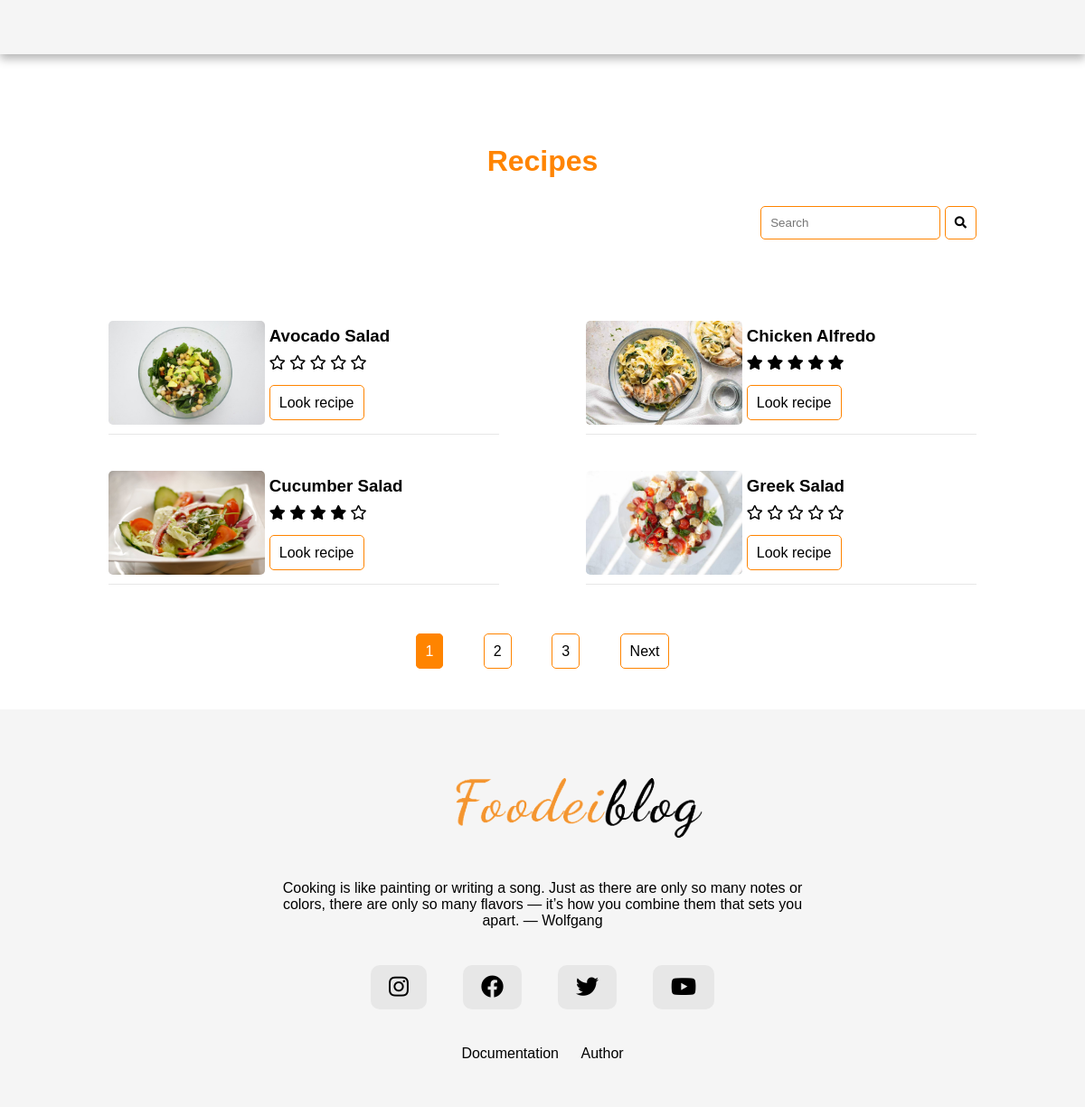
Page /recipes.php on the committed database.
### tables this page shows
CREATE TABLE `postovi` (
  `idPosta` int(255) NOT NULL,
  `naslov` varchar(100) NOT NULL,
  `tekst` text NOT NULL,
  `datum` timestamp NOT NULL DEFAULT current_timestamp(),
  `idKategorije` int(255) NOT NULL,
  `slikasrc` varchar(255) NOT NULL,
  `pocetniTekst` text NOT NULL
);

### recipes.php (called while the page is built)
<?php
    require_once "view/fixed/head.php";
    require_once "view/fixed/header.php";
    require_once "view/pages/recipes.php";
    require_once "view/fixed/footer.php";
?>

### model/dohvatiRecepte.php (called while the page is built, shortened)
<?php
    require_once "konekcija.php";
    $poruka="";
    if(isset($_GET['category'])){
        $idKategorije=$_GET['category'];
        $nazivKat="SELECT * FROM kategorije WHERE idKategorije=:id";
        $priprema3=$konekcija->prepare($nazivKat);
        $priprema3->bindParam(":id",$idKategorije);
        try{
            $priprema3->execute();
            if($priprema3->rowCount()==0){
                $poruka="There is no match";
            }
            $kategorija=$priprema3->fetch();
            $naslov=$kategorija['naziv'];
        }
        catch(PDOException $e){
            $code=500;
            $poruka="Server error";
        }
        $dohvatiSve="SELECT * FROM postovi WHERE idKategorije=:id";
        if(isset($_GET['search'])){
            $search=$_GET['search'];
            $dohvatiSve.=" AND naslov LIKE '%$search%'";
        }
        $priprema2=$konekcija->prepare($dohvatiSve);
        $priprema2->bindParam(":id",$idKategorije);
    }
    else{
        $dohvatiSve="SELECT * FROM postovi";
    }
    try{
        if(isset($_GET['category'])){
            $priprema2->execute();
            if($priprema2->rowCount()==0){
                $poruka="There is no match";
            }
            $rez=$priprema2->fetchAll();
            $ukupno=$priprema2->rowCount();
        }
        else{
            $svi=$konekcija->query($dohvatiSve);
            $ukupno=$svi->rowCount();
            $naslov="Recipes";
        }
        $offset=0;
        $limit=4;
        $brojStrana=ceil($ukupno/$limit);
        $upit="SELECT p.*,ROUND(AVG(o.ocena)) AS ocena FROM postovi p LEFT JOIN ocena o on p.idPosta=o.idPosta ";
        $upit.=" GROUP BY p.naslov LIMIT :limitVrednost OFFSET :offsetVrednost";
        $priprema=$konekcija->prepare($upit);
        $priprema->bindParam(":limitVrednost",$limit,PDO::PARAM_INT);
        $priprema->bindParam(":offsetVrednost",$offset,PDO::PARAM_INT);
        try{
            $priprema->execute();
            $data=$priprema->fetchAll();
        }
        catch(PDOException $e){
            $code=500;
            $poruka=$e;
        }
    }
    catch(PDOException $e){
        $poruka=$e;
        $code=500;
    }
?>

### view/pages/recipes.php (the view, shortened to what this page needs)
<?php
    include "model/dohvatiRecepte.php";
?>
<main>
    <div class="naslov naslovPadding">
        <h1><?=$naslov?></h1>
    </div>
    <div id="drzacSearch">
        <form action="<?php
        $url=$_SERVER['PHP_SELF'];
        echo $url;
        ?>" method="get">
            <input type="text" name="search" placeholder="Search"
            <?php
            if(isset($_GET['search'])):
            ?>
               value="<?=$_GET['search']?>"
            <?php
                endif;
            ?>
            >
            <button type="submit" id="btnSearch"><i class="fas fa-search"></i></button>
        </form>
    </div>
    <div id="recepti">
    <?php
        if($poruka):
    ?>
        <h2><?=$poruka?></h2>
    <?php
        else:
        foreach($data as $d):
    ?>
        <div class='recept'>
            <div class="slikaRecept"><img src="assets/images/<?=$d['slikasrc']?>" alt="<?=$d['naslov']?>"/></div>
            <div class='tekst'>
                <h3><?=$d['naslov']?></h3>
                <div class='zvezdice'>
            <?php
                $ocena=$d['ocena'];
                for($i=0;$i<5;$i++):
                    if($i<$ocena):
                ?>
                    <i class="fas fa-star"></i>
                <?php
                    else:
                ?>
                    <i class="far fa-star"></i>
                <?php
                    endif;
                endfor;
            ?>
                </div>
            <a class="receptLink" href="recipe.php?id=<?=$d['idPosta']?>" data-id=<?=$d['idPosta']?>>Look recipe</a>
            </div>
        </div>
    <?php
        endforeach;
    endif;
    ?>
    <?php
        if(!$poruka):
    ?>
    <div id="stranicenje">
    <?php
        if(isset($_GET['page'])){
            $trenutna=$_GET['page'];
        }
        else{
            $trenutna=1;
        }
        $sledeca=$trenutna+1;
        $prethodna=$trenutna-1;
        if($trenutna==$brojStrana && $brojStrana!=1):
    ?>
        <a href="<?php
        $dodatak="";
        if(isset($_GET['category'])){
            $dodatak.='&category='.$_GET['category'];
        }
        if(isset($_GET['search'])){
            $dodatak.='&search='.$_GET['search'];
        }
        echo $_SERVER['PHP_SELF']."?page=".$prethodna.$dodatak;
        ?>">Previous</a>
        <?php
            $br=0;
            for($i=0;$i<$brojStrana;$i++):
                $br=$i+1
        ?>
            <a href="<?php
            $dodatak="";
            if(isset($_GET['category'])){
                $dodatak.='&category='.$_GET['category'];
            }
            if(isset($_GET['search'])){
                $dodatak.='&search='.$_GET['search'];
            }
            echo $_SERVER['PHP_SELF']."?page=".$br.$dodatak;
            ?>"
            <?php
                if($br==$trenutna){
                    echo "class='trenutna'";
                }
            ?>
            ><?=$i+1?></a>
        <?php
            endfor;
        ?>
    <?php
        elseif($trenutna==1 && $brojStrana!=1):
    ?>
        <?php
            for($i=0;$i<$brojStrana;$i++):
                $br=$i+1
        ?>
            <a href="<?php
                $dodatak="";
                echo $_SERVER['PHP_SELF']."?page=".$br.$dodatak;
            ?>"
            <?php
                if($br==$trenutna){
                    echo "class='trenutna'";
                }
            ?>
            ><?=$i+1?></a>
        <?php
            endfor;
        ?>
        <a href="<?php
        $dodatak="";
        echo $_SERVER['PHP_SELF']."?page=".$sledeca.$dodatak;
        ?>">Next</a>
    <?php
        endif;
    ?>
    </div>
    <?php
        endif;
    ?>
</main>

### assets/css/style.css (style rules this page uses)
* { margin: 0px; padding: 0px; box-sizing: border-box; }
body { font-family: sans-serif; }
.topJelo img,#kategorije div img,.post div img,#about img,#about img,#recepti div img,#receptJedan div img { width: 100%; }
.naslov { text-align: center; padding: 75px; }
.naslov h1 { color: #ff8400; }
.post a,.tekst a,#sendBtn,#stranicenje a,input[type='button'],#posaljiRecept input[type='button'],.adminKat a,#tabela a,#drzacSearch input,button,.nekaKlasa input[type='text'] { padding: 10px; text-decoration: none; border: 1px solid #ff8400; color: #000; border-radius: 5px; background-color: #fff; }
img { border-radius: 5px; }
#recepti { width: 80%; margin: 0px auto; display: flex; justify-content: space-between; padding: 50px 0px; flex-wrap: wrap; }
.recept { border-bottom: 1px solid #e7e7e7; width: 45%; display: flex; margin-top: 40px; }
.zvezdice { margin-bottom: 15px; }
.slikaRecept { width: 40%; }
.tekst { width: 55%; margin: 5px; margin-top: 0px; }
.naslovPadding { padding-top: 150px; padding-bottom: 20px; }
main { line-height: 1.8; }
#stranicenje { text-align: center; margin-top: 60px; width: 100%; }
#stranicenje a { margin: 20px; }
input, textarea { font-family: sans-serif; }
#drzacSearch { width: 80%; margin: 0px auto; text-align: right; }
#stranicenje .trenutna { background-color: #ff8400; color: #fff; }

### rows in the picture
postovi: slikasrc (picture), naslov "Avocado Salad"
postovi: slikasrc (picture), naslov "Chicken Alfredo"
postovi: slikasrc (picture), naslov "Cucumber Salad"
postovi: slikasrc (picture), naslov "Greek Salad"

### other values in the picture
$naslov "Recipes"
